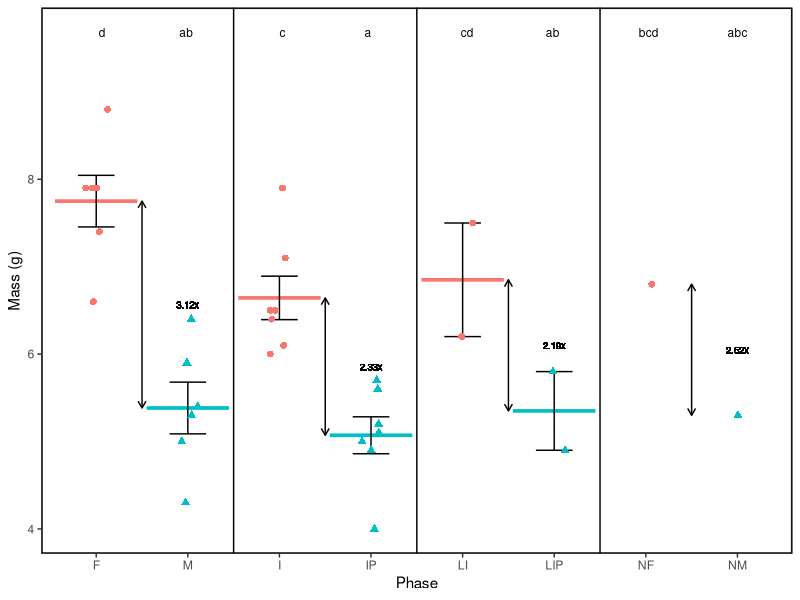
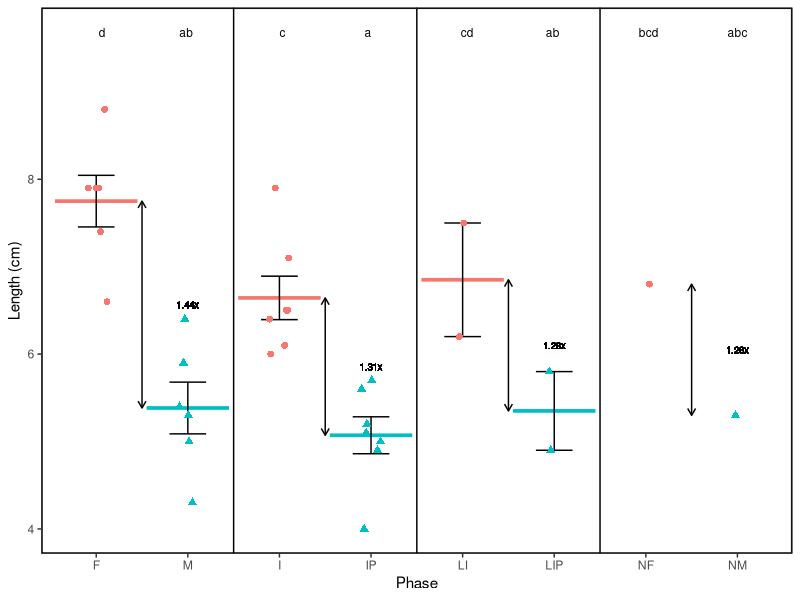
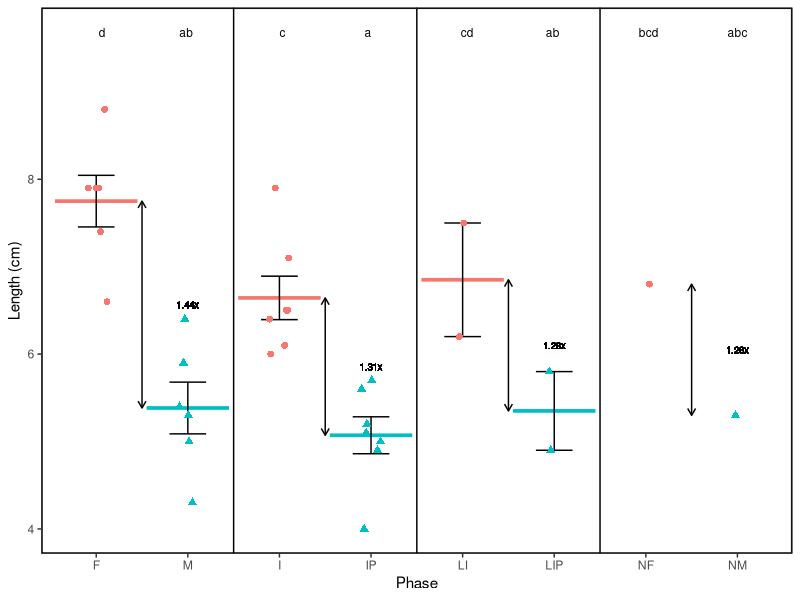

The R script that drew these images, in order:
library(ggplot2)
library(lme4)
library(tidyverse)
library(emmeans)
library(ggsignif)
library(multcomp)
`%notin%` = Negate(`%in%`)
set.seed(0)

measures = read.csv('Measures/all_data.csv')
measures$Time_Day_2= as.numeric(measures$Time_Day_2)
measures$length_final_cm= as.numeric(measures$length_final_cm)
measures$Log_11KT = as.numeric(measures$Log_11KT)

status_to_phase = list('D'='I',
                       'E' = 'LI',
                       'EP' = 'LIP',
                       'S' = 'IP',
                       'M'='M',
                       'F'='F',
                       'NF'='NF',
                       'NM'='NM')
measures$Phase = unlist(status_to_phase[measures$Status])
measures$Phase = factor(measures$Phase, levels =c('F','M','I','IP','LI','LIP','NF','NM'))
measures$Dominance = ifelse(measures$Phase %in%c('F','I','LI','NF'), 'Dominant', 'Subordinate')
measures$length_final_cm = as.numeric(measures$length_final_cm)

### length_final_cm  ----
mass_model = lm(length_final_cm~Phase, data = measures)
anova(mass_model, test = 'Chisq')
p1 = pairs(emmeans(mass_model, 'Phase'), adjust = 'none')
cld_mas = cld(emmeans(mass_model, 'Phase'), Letters = letters, adjust = "none", alpha = 0.05)
cld_mas_df = as.data.frame(cld_mas)

mean(measures$length_final_cm[measures$Phase=='F'])/mean(measures$length_final_cm[measures$Phase=='M'])
mean(measures$length_final_cm[measures$Phase=='I'])/mean(measures$length_final_cm[measures$Phase=='IP'])
mean(measures$length_final_cm[measures$Phase=='LI'])/mean(measures$length_final_cm[measures$Phase=='LIP'])
mean(measures$length_final_cm[measures$Phase=='NF'])/mean(measures$length_final_cm[measures$Phase=='NM'])

mas_mean_sd = measures%>%
  group_by(Phase, Dominance)%>%
  summarize(mean  =mean(length_final_cm),
            se = sd(length_final_cm)/sqrt(n()))

mas_plot = ggplot(measures, aes(y = length_final_cm, x = Phase, color = Dominance, shape = Dominance))+
  stat_summary(data = subset(measures, !Phase %in% c('NM', 'NF')),
               geom = 'crossbar', fun = 'mean') +
  geom_errorbar(data = mas_mean_sd, aes(x = Phase, y = mean, ymin = mean-se, ymax = mean+se),
                color ='black',
                width = 0.4, linewidth = 0.5)+
  labs(x = 'Phase', y = 'Mass (g)') +
  theme_bw()+
  theme(panel.grid.major = element_blank(),
        panel.grid.minor = element_blank(),
        panel.background = element_rect(linewidth=1, color = 'black'),
        legend.key = element_blank())+
  geom_vline(xintercept = 2.5)+
    geom_vline(xintercept = 4.5,)+
      geom_vline(xintercept = 6.5)+
  annotate("segment", 
           x = 1.5, xend = 1.5, 
           y = mean(measures$length_final_cm[measures$Phase=='F']), 
           yend = mean(measures$length_final_cm[measures$Phase=='M']),
           arrow = arrow(ends = "both", length = unit(0.2, "cm")))+
  geom_text(x = 2, y = mean(c(mean(measures$length_final_cm[measures$Phase=='M']),
                              mean(measures$length_final_cm[measures$Phase=='F']))),
            label = '3.12x', 
            color = 'black',
            size = 2.5,
             legend.key = element_blank())+
    annotate("segment", 
           x = 3.5, xend = 3.5, 
           y = mean(measures$length_final_cm[measures$Phase=='I']), 
           yend = mean(measures$length_final_cm[measures$Phase=='IP']),
           arrow = arrow(ends = "both", length = unit(0.2, "cm")))+
    geom_text(x = 4, y = mean(c(mean(measures$length_final_cm[measures$Phase=='I']),
                              mean(measures$length_final_cm[measures$Phase=='IP']))),
            label = '2.33x', 
            color = 'black',
            size = 2.5,
             legend.key = element_blank())+
      annotate("segment", 
           x = 5.5, xend = 5.5, 
           y = mean(measures$length_final_cm[measures$Phase=='LI']), 
           yend = mean(measures$length_final_cm[measures$Phase=='LIP']),
           arrow = arrow(ends = "both", length = unit(0.2, "cm")))+
      geom_text(x = 6, y = mean(c(mean(measures$length_final_cm[measures$Phase=='LI']),
                              mean(measures$length_final_cm[measures$Phase=='LIP']))),
            label = '2.19x', 
            color = 'black',
            size = 2.5,
             legend.key = element_blank())+
        annotate("segment", 
           x = 7.5, xend = 7.5, 
           y = mean(measures$length_final_cm[measures$Phase=='NF']), 
           yend = mean(measures$length_final_cm[measures$Phase=='NM']),
           arrow = arrow(ends = "both", length = unit(0.2, "cm")))+
        geom_text(x = 8, y = mean(c(mean(measures$length_final_cm[measures$Phase=='NF']),
                              mean(measures$length_final_cm[measures$Phase=='NM']))),
            label = '2.52x', 
            color = 'black',
            size = 2.5,
             legend.key = element_blank())+
    geom_point( size = 2, position = position_jitterdodge(0.25)) +
  geom_text(data = cld_mas_df, aes(x = Phase, y = 1.1*max(measures$length_final_cm), label = .group), 
          size = 3, inherit.aes = FALSE)+
  theme(legend.position = 'none')
mas_plot

#ggsave(plot = mas_plot,
 #      file = "mass_plot.svg",
  #     device = "svg",
   #    units = "in",
    #   width = 3,
     #  height = 2,
      # path = '/Users/ggraham/Desktop/multiome_poa/Manuscript/Plots/Supp 1')


### length final _cm ####
measures$length_final_cm = as.numeric(measures$length_final_cm)

len_model = lm(length_final_cm~Phase, data = measures)
anova(len_model, test = 'Chisq')
p1 = pairs(emmeans(len_model, 'Phase'), adjust = 'none')
cld_len = cld(emmeans(len_model, 'Phase'), Letters = letters, adjust = "none", alpha = 0.05)
cld_len_df = as.data.frame(cld_len)

mean(measures$length_final_cm[measures$Phase=='F'])/mean(measures$length_final_cm[measures$Phase=='M'])
mean(measures$length_final_cm[measures$Phase=='I'])/mean(measures$length_final_cm[measures$Phase=='IP'])
mean(measures$length_final_cm[measures$Phase=='LI'])/mean(measures$length_final_cm[measures$Phase=='LIP'])
mean(measures$length_final_cm[measures$Phase=='NF'])/mean(measures$length_final_cm[measures$Phase=='NM'])

len_mean_sd = measures%>%
  group_by(Phase, Dominance)%>%
  summarize(mean  =mean(length_final_cm),
            se = sd(length_final_cm)/sqrt(n()))

len_plot = ggplot(measures, aes(y = length_final_cm, x = Phase, color = Dominance, shape = Dominance))+
  stat_summary(data = subset(measures, !Phase %in% c('NM', 'NF')),
               geom = 'crossbar', fun = 'mean') +
  geom_errorbar(data = len_mean_sd, aes(x = Phase, y = mean, ymin = mean-se, ymax = mean+se),
                color ='black',
                width = 0.4, linewidth = 0.5)+
  labs(x = 'Phase', y = 'Length (cm)') +
  theme_bw()+
  theme(panel.grid.major = element_blank(),
        panel.grid.minor = element_blank(),
        panel.background = element_rect(linewidth=1, color = 'black'),
        legend.key = element_blank())+
  geom_vline(xintercept = 2.5)+
    geom_vline(xintercept = 4.5,)+
      geom_vline(xintercept = 6.5)+
  annotate("segment", 
           x = 1.5, xend = 1.5, 
           y = mean(measures$length_final_cm[measures$Phase=='F']), 
           yend = mean(measures$length_final_cm[measures$Phase=='M']),
           arrow = arrow(ends = "both", length = unit(0.2, "cm")))+
  geom_text(x = 2, y = mean(c(mean(measures$length_final_cm[measures$Phase=='M']),
                              mean(measures$length_final_cm[measures$Phase=='F']))),
            label = '1.44x', 
            color = 'black',
            size = 2.5,
             legend.key = element_blank())+
    annotate("segment", 
           x = 3.5, xend = 3.5, 
           y = mean(measures$length_final_cm[measures$Phase=='I']), 
           yend = mean(measures$length_final_cm[measures$Phase=='IP']),
           arrow = arrow(ends = "both", length = unit(0.2, "cm")))+
    geom_text(x = 4, y = mean(c(mean(measures$length_final_cm[measures$Phase=='I']),
                              mean(measures$length_final_cm[measures$Phase=='IP']))),
            label = '1.31x', 
            color = 'black',
            size = 2.5,
             legend.key = element_blank())+
      annotate("segment", 
           x = 5.5, xend = 5.5, 
           y = mean(measures$length_final_cm[measures$Phase=='LI']), 
           yend = mean(measures$length_final_cm[measures$Phase=='LIP']),
           arrow = arrow(ends = "both", length = unit(0.2, "cm")))+
      geom_text(x = 6, y = mean(c(mean(measures$length_final_cm[measures$Phase=='LI']),
                              mean(measures$length_final_cm[measures$Phase=='LIP']))),
            label = '1.28x', 
            color = 'black',
            size = 2.5,
             legend.key = element_blank())+
        annotate("segment", 
           x = 7.5, xend = 7.5, 
           y = mean(measures$length_final_cm[measures$Phase=='NF']), 
           yend = mean(measures$length_final_cm[measures$Phase=='NM']),
           arrow = arrow(ends = "both", length = unit(0.2, "cm")))+
        geom_text(x = 8, y = mean(c(mean(measures$length_final_cm[measures$Phase=='NF']),
                              mean(measures$length_final_cm[measures$Phase=='NM']))),
            label = '1.28x', 
            color = 'black',
            size = 2.5,
             legend.key = element_blank())+
    geom_point( size = 2, position = position_jitterdodge(0.25)) +
  geom_text(data = cld_len_df, aes(x = Phase, y = 1.1*max(measures$length_final_cm), label = .group), 
          size = 3, inherit.aes = FALSE)+
  theme(legend.position = 'none')
len_plot

ggsave(plot = len_plot,
       file = "length_plot.svg",
       device = "svg",
       units = "in",
       width = 3,
       height = 2,
       path = '/Users/ggraham/Desktop/multiome_poa/Manuscript/Plots/Supp 1')
